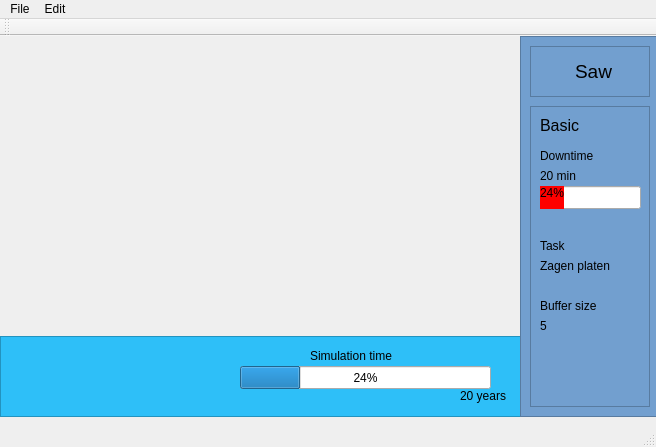
<?xml version="1.0" encoding="UTF-8"?>
<ui version="4.0">
 <class>MainWindow</class>
 <widget class="QMainWindow" name="MainWindow">
  <property name="geometry">
   <rect>
    <x>0</x>
    <y>0</y>
    <width>656</width>
    <height>447</height>
   </rect>
  </property>
  <property name="windowTitle">
   <string>MainWindow</string>
  </property>
  <widget class="QWidget" name="centralWidget">
   <widget class="QFrame" name="frame">
    <property name="geometry">
     <rect>
      <x>0</x>
      <y>300</y>
      <width>521</width>
      <height>81</height>
     </rect>
    </property>
    <property name="styleSheet">
     <string notr="true">QFrame{
	background-color: rgb(46, 191, 248);
}</string>
    </property>
    <property name="frameShape">
     <enum>QFrame::StyledPanel</enum>
    </property>
    <property name="frameShadow">
     <enum>QFrame::Raised</enum>
    </property>
    <widget class="QProgressBar" name="SimulationBar">
     <property name="geometry">
      <rect>
       <x>240</x>
       <y>30</y>
       <width>251</width>
       <height>23</height>
      </rect>
     </property>
     <property name="value">
      <number>24</number>
     </property>
    </widget>
    <widget class="QLabel" name="SimulationTime">
     <property name="geometry">
      <rect>
       <x>310</x>
       <y>10</y>
       <width>111</width>
       <height>19</height>
      </rect>
     </property>
     <property name="text">
      <string>Simulation time</string>
     </property>
    </widget>
    <widget class="QLabel" name="SimulationTotalDuration">
     <property name="geometry">
      <rect>
       <x>460</x>
       <y>50</y>
       <width>67</width>
       <height>19</height>
      </rect>
     </property>
     <property name="styleSheet">
      <string notr="true">QLineEdit{
border-style: hidden;
background-color: rgba(0,0,0,0);
}</string>
     </property>
     <property name="text">
      <string>20 years</string>
     </property>
    </widget>
    <zorder>SimulationTime</zorder>
    <zorder>SimulationTotalDuration</zorder>
    <zorder>SimulationBar</zorder>
   </widget>
   <widget class="QFrame" name="frame_2">
    <property name="geometry">
     <rect>
      <x>520</x>
      <y>0</y>
      <width>141</width>
      <height>381</height>
     </rect>
    </property>
    <property name="styleSheet">
     <string notr="true">QFrame{
background-color:rgb(114, 159, 207);
}</string>
    </property>
    <property name="frameShape">
     <enum>QFrame::StyledPanel</enum>
    </property>
    <property name="frameShadow">
     <enum>QFrame::Raised</enum>
    </property>
    <widget class="QFrame" name="frame_3">
     <property name="geometry">
      <rect>
       <x>10</x>
       <y>10</y>
       <width>120</width>
       <height>51</height>
      </rect>
     </property>
     <property name="styleSheet">
      <string notr="true"/>
     </property>
     <property name="frameShape">
      <enum>QFrame::StyledPanel</enum>
     </property>
     <property name="frameShadow">
      <enum>QFrame::Raised</enum>
     </property>
     <widget class="QLabel" name="MachineName">
      <property name="geometry">
       <rect>
        <x>30</x>
        <y>10</y>
        <width>67</width>
        <height>31</height>
       </rect>
      </property>
      <property name="font">
       <font>
        <pointsize>14</pointsize>
       </font>
      </property>
      <property name="styleSheet">
       <string notr="true">Qlabel{
border-style: hidden;
background-color: rgba(0,0,0,0);
}</string>
      </property>
      <property name="text">
       <string>Saw</string>
      </property>
      <property name="alignment">
       <set>Qt::AlignCenter</set>
      </property>
     </widget>
    </widget>
    <widget class="QFrame" name="frame_4">
     <property name="geometry">
      <rect>
       <x>10</x>
       <y>70</y>
       <width>120</width>
       <height>301</height>
      </rect>
     </property>
     <property name="frameShape">
      <enum>QFrame::StyledPanel</enum>
     </property>
     <property name="frameShadow">
      <enum>QFrame::Raised</enum>
     </property>
     <widget class="QProgressBar" name="DowtimeBar">
      <property name="geometry">
       <rect>
        <x>10</x>
        <y>80</y>
        <width>101</width>
        <height>23</height>
       </rect>
      </property>
      <property name="styleSheet">
       <string notr="true">QProgressBar::chunk:horizontal{
background-color: #FF0000;
}</string>
      </property>
      <property name="value">
       <number>24</number>
      </property>
     </widget>
     <widget class="QLabel" name="StyleName">
      <property name="geometry">
       <rect>
        <x>10</x>
        <y>10</y>
        <width>67</width>
        <height>19</height>
       </rect>
      </property>
      <property name="font">
       <font>
        <pointsize>12</pointsize>
       </font>
      </property>
      <property name="text">
       <string>Basic</string>
      </property>
     </widget>
     <widget class="QLabel" name="Downtime">
      <property name="geometry">
       <rect>
        <x>10</x>
        <y>40</y>
        <width>81</width>
        <height>19</height>
       </rect>
      </property>
      <property name="text">
       <string>Downtime</string>
      </property>
     </widget>
     <widget class="QLabel" name="Minutes">
      <property name="geometry">
       <rect>
        <x>10</x>
        <y>60</y>
        <width>67</width>
        <height>19</height>
       </rect>
      </property>
      <property name="font">
       <font>
        <pointsize>9</pointsize>
       </font>
      </property>
      <property name="text">
       <string>20 min</string>
      </property>
     </widget>
     <widget class="QLabel" name="Task">
      <property name="geometry">
       <rect>
        <x>10</x>
        <y>130</y>
        <width>67</width>
        <height>19</height>
       </rect>
      </property>
      <property name="text">
       <string>Task</string>
      </property>
     </widget>
     <widget class="QLabel" name="TaskName">
      <property name="geometry">
       <rect>
        <x>10</x>
        <y>150</y>
        <width>91</width>
        <height>19</height>
       </rect>
      </property>
      <property name="font">
       <font>
        <pointsize>9</pointsize>
       </font>
      </property>
      <property name="text">
       <string>Zagen platen</string>
      </property>
     </widget>
     <widget class="QLabel" name="BufferSize">
      <property name="geometry">
       <rect>
        <x>10</x>
        <y>190</y>
        <width>71</width>
        <height>19</height>
       </rect>
      </property>
      <property name="text">
       <string>Buffer size</string>
      </property>
     </widget>
     <widget class="QLabel" name="BufferValue">
      <property name="geometry">
       <rect>
        <x>10</x>
        <y>210</y>
        <width>67</width>
        <height>19</height>
       </rect>
      </property>
      <property name="font">
       <font>
        <pointsize>9</pointsize>
       </font>
      </property>
      <property name="text">
       <string>5</string>
      </property>
     </widget>
    </widget>
   </widget>
  </widget>
  <widget class="QMenuBar" name="menuBar">
   <property name="geometry">
    <rect>
     <x>0</x>
     <y>0</y>
     <width>656</width>
     <height>24</height>
    </rect>
   </property>
   <widget class="QMenu" name="menuFile">
    <property name="title">
     <string>File</string>
    </property>
    <addaction name="actionLoad"/>
    <addaction name="actionSave"/>
    <addaction name="actionExit"/>
   </widget>
   <widget class="QMenu" name="menuEdit">
    <property name="title">
     <string>Edit</string>
    </property>
    <addaction name="actionStart"/>
    <addaction name="actionStop"/>
    <addaction name="actionPause"/>
   </widget>
   <addaction name="menuFile"/>
   <addaction name="menuEdit"/>
  </widget>
  <widget class="QToolBar" name="mainToolBar">
   <attribute name="toolBarArea">
    <enum>TopToolBarArea</enum>
   </attribute>
   <attribute name="toolBarBreak">
    <bool>false</bool>
   </attribute>
  </widget>
  <widget class="QStatusBar" name="statusBar"/>
  <action name="actionLoad">
   <property name="icon">
    <iconset resource="resources.qrc">
     <normaloff>:/imgs/Load.png</normaloff>:/imgs/Load.png</iconset>
   </property>
   <property name="text">
    <string>Load</string>
   </property>
  </action>
  <action name="actionSave">
   <property name="icon">
    <iconset>
     <normalon>:/imgs/Close.png</normalon>
    </iconset>
   </property>
   <property name="text">
    <string>Save</string>
   </property>
  </action>
  <action name="actionExit">
   <property name="icon">
    <iconset>
     <normalon>:/imgs/Exit.png</normalon>
    </iconset>
   </property>
   <property name="text">
    <string>Exit</string>
   </property>
  </action>
  <action name="actionStart">
   <property name="icon">
    <iconset>
     <normalon>:/imgs/Start.png</normalon>
    </iconset>
   </property>
   <property name="text">
    <string>Start</string>
   </property>
  </action>
  <action name="actionStop">
   <property name="icon">
    <iconset>
     <normalon>:/imgs/Stop.png</normalon>
    </iconset>
   </property>
   <property name="text">
    <string>Stop</string>
   </property>
  </action>
  <action name="actionPause">
   <property name="icon">
    <iconset>
     <normalon>:/imgs/Pause.png</normalon>
    </iconset>
   </property>
   <property name="text">
    <string>Pause</string>
   </property>
  </action>
 </widget>
 <layoutdefault spacing="6" margin="11"/>
 <resources>
  <include location="resources.qrc"/>
 </resources>
 <connections/>
</ui>
